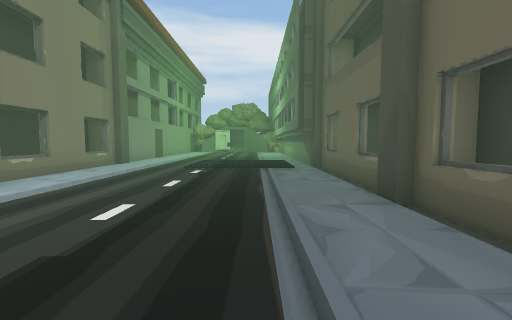
View 1 (above)

12 first-person views from a walk through a 3-D level made in the Unity game engine. The camera is 1.5 m above the floor, tilts 4° down and sees 90° across. The floor is counted in squares, 2 m on a side. Each view is taken from the middle of a square. On the plan, view 1 faces up. The plan holds only what a view shows up to about 9 squares ahead; the rest is blank. The place goes on beyond the plan. The player character is not drawn. Some animated figures are left out. Some surface patterns are stand-ins.

View 2
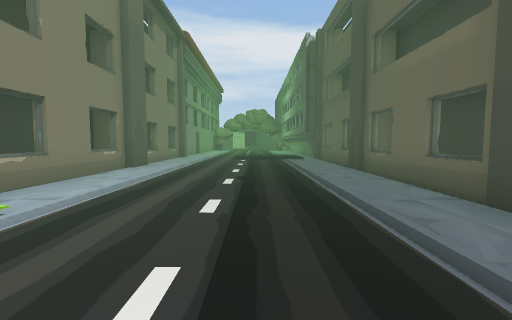

View 3
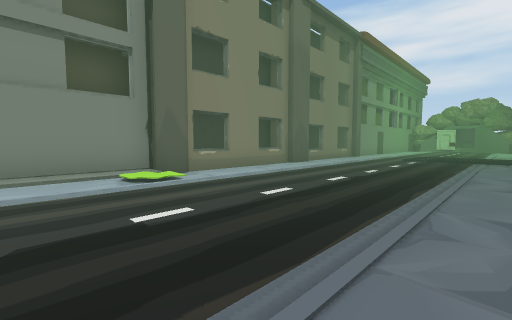

View 4
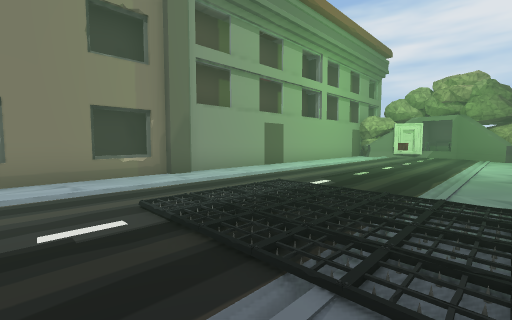

View 5
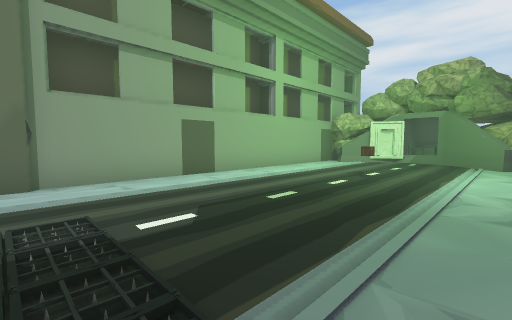

View 6
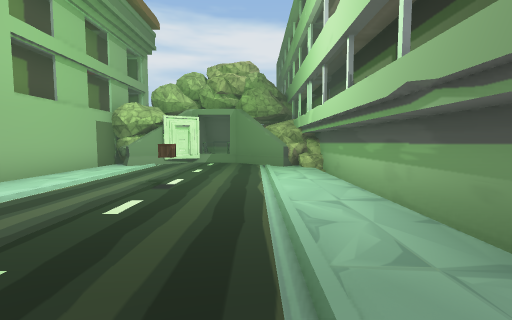

View 7
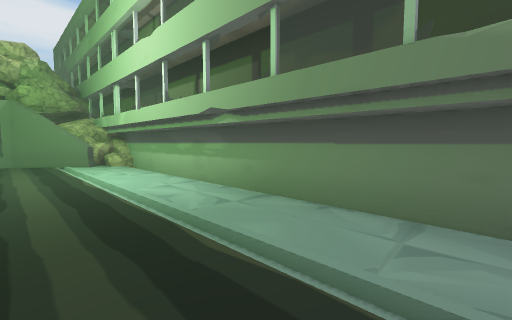

View 8
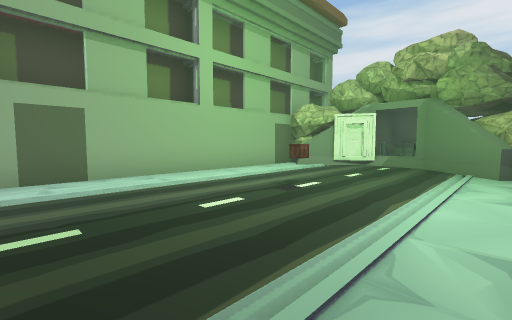

View 9
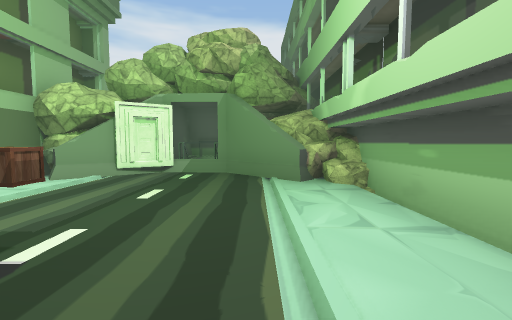

View 10
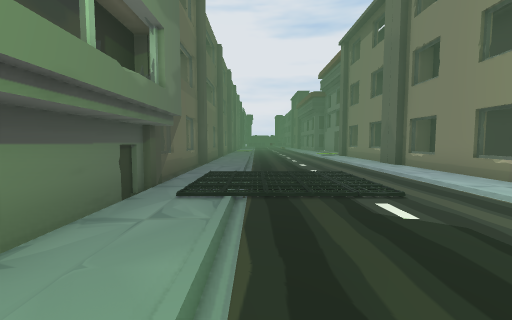

View 11
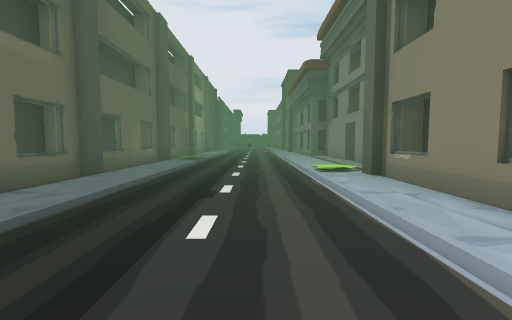

View 12
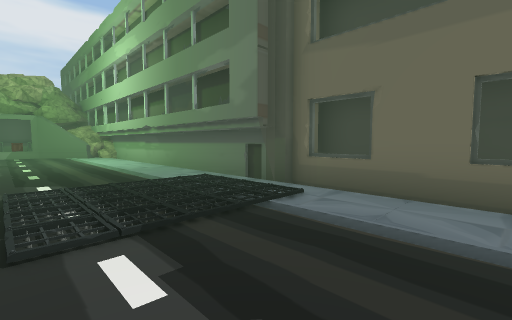

### Floor plan
Key: @ floor where view 1 was taken; # wall or solid block; . floor; / step, stairs or slope; = window, fence, low wall or low ledge; ^ raised ledge; R rock; O other object.
Columns run from 6 left of view 1 to 3 right of it. Each row starts with its distance up from view 1.
 22     #
 21    ##ROORR
 20  ###..#O#R
 19  ##....#RR
 18  #......#
 17  #......#
 16  #..O...#
 15  #......#
 14  #......#
 13  #......#
 12  #......#
 11  #......#
 10  #......#
  9 ##./////#
  8 #^.///O/##
  7 ##./////=#
  6 ##......##
  5  #......=#
  4  #......##
  3  #......##
  2 ##......##
  1 ##......##
  0 #^....@.=#
 -1 ##......##
 -2 #/O.....#
 -3 #/......#
 -4 #/......##

Positions as (right, up) in squares from view 1, and headings:
1: (0, 0), facing up
2: (-1, -4), facing up
3: (1, -4), facing up-left
4: (1, 6), facing up-left
5: (1, 9), facing up-left
6: (0, 11), facing up
7: (-1, 10), facing up-right
8: (1, 12), facing up-left
9: (0, 14), facing up
10: (0, 13), facing down
11: (-2, 5), facing down
12: (-2, 5), facing up-right
